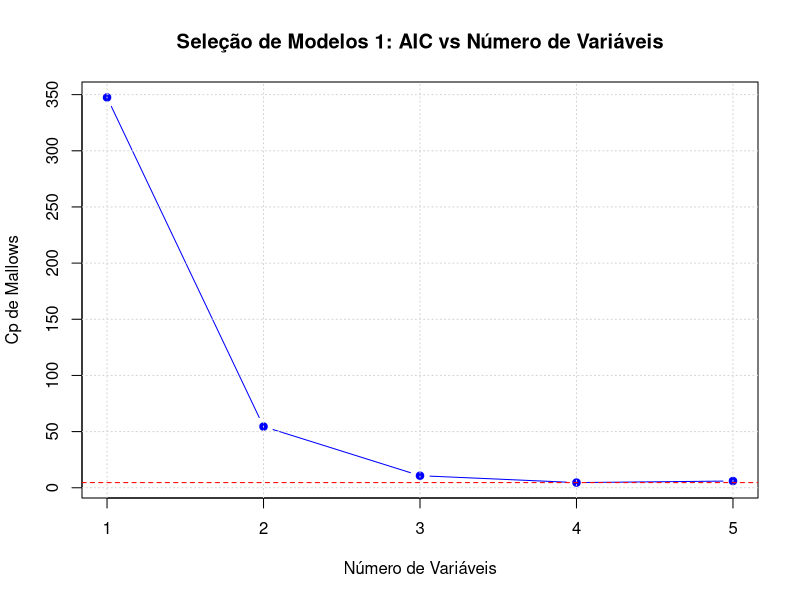
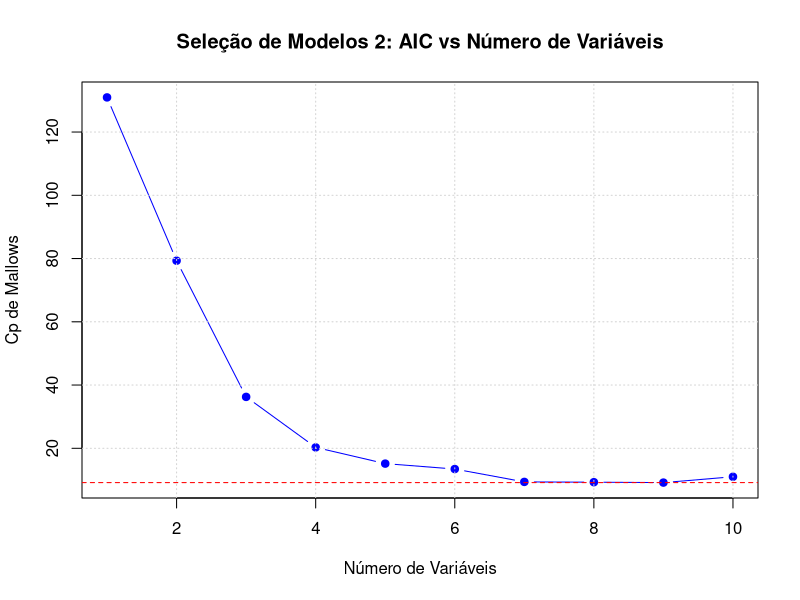

Write R code to recreate these figures, in order.
## ---- chunk 1

library(ggplot2)
library(tidyverse)
library(openxlsx)
library(readxl)
library(corrplot)
library(leaps) # Usado no método BACKWARD

#setwd("C:/Users/Helio/OneDrive/Documents/Analise_regressao_linear/trabalho")

database <- read.xlsx("dados_amostra.xlsx")

# Criar taxa de crimes por 100.000 habitantes
database$taxa_crimes <- database$x9 / database$x4 * 100000

# Criando a taxa de médicos por 100.00 habitantes
database$taxa_medicos <- database$x7 / database$x4 * 100000

# Criando a taxa de leitos por 100.00 habitantes
database$taxa_leitos <- database$x8 / database$x4 * 100000


head(database)

## ---- chunk 2

# Removendo possíveis valores nulos
df_clean <- na.omit(database)

# Criando um dataframe para as análises

# PRIMEIRA HIPÓTESE
df_clean1 <- subset(df_clean, select = c(x7, x4, x8, x15, x16, taxa_leitos))

# SEGUNDA HIPÓTESE
df_clean2 <- subset(df_clean, select = c(taxa_crimes, x3, x5, x6, x10, x11, x12, x13, x14, x15, x16))

## ---- chunk 3

# PRIMEIRA HIPÓTESE
# Para a seleção das variáveis iremos utilizar o modelo BACKWARD
# Dessa forma iremos verificar se as variáveis que mais se ajustam são as mesmas da hipótese


# Seleção Automática de Variáveis
all_models1 <- regsubsets( x7 ~ ., data= df_clean1, nvmax= ncol(df_clean1) -1, method = "exhaustive", really.big = TRUE)

# Resumo dos Resultados
resumo1 <- summary(all_models1)
resumo1

# Podemos observar que o melhor modelo é o com 3 variávies (x4, x8, x15)
# Plot do Cp
plot(resumo1$cp,
     xlab= "Número de Variáveis",
     ylab= "Cp de Mallows", 
     type= "b",
     pch= 19,
     col= "blue",
     main= "Seleção de Modelos 1: AIC vs Número de Variáveis"
     )
abline(h= min(resumo1$cp), col= "red", lty= 2)
grid(nx = NULL, ny = NULL, col = "lightgray", lty = "dotted")

## ---- chunk 4

# SEGUNDA HIPÓTESE
# Para a seleção das variáveis iremos utilizar o modelo BACKWARD
# Dessa forma iremos verificar se as variáveis que mais se ajustam são as mesmas da hipótese



# Seleção Automática de Variáveis
all_models2 <- regsubsets(taxa_crimes ~ ., data= df_clean2, nvmax= ncol(df_clean2) -1, method = "exhaustive", really.big = TRUE)

# Resumo dos Resultados
resumo2 <- summary(all_models2)
resumo2

# Podemos observar que o melhor modelo é o com 4 variávies (x5, x12, x14, x16)
# Plot do Cp
plot(resumo2$cp,
     xlab= "Número de Variáveis",
     ylab= "Cp de Mallows", 
     type= "b",
     pch= 19,
     col= "blue",
     main= "Seleção de Modelos 2: AIC vs Número de Variáveis"
     )
abline(h= min(resumo2$cp), col= "red", lty= 2)
grid(nx = NULL, ny = NULL, col = "lightgray", lty = "dotted")
